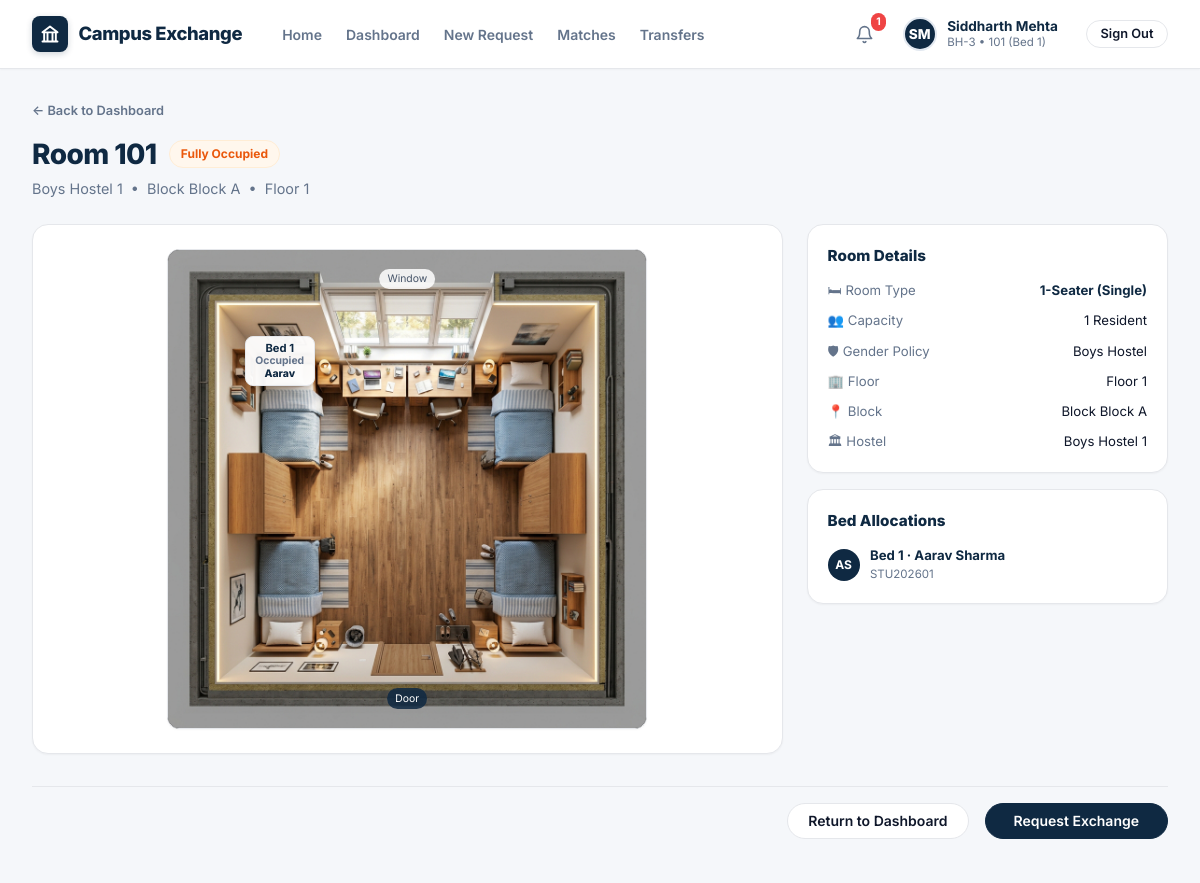
The app's page /rooms/ (signed in) with its own data.
### accounts/models.py (models this page shows, shortened)
class User(AbstractUser):
    class Role(models.TextChoices):
        STUDENT = 'student', 'Student'
        WARDEN = 'warden', 'Hostel Warden'
        CHIEF_WARDEN = 'chief_warden', 'Chief Warden'
        ADMIN = 'admin', 'Hostel Administrator'
        DSW = 'dsw', 'Dean of Student Welfare (DSW)'
    class Gender(models.TextChoices):
        MALE = 'M', 'Male'
        FEMALE = 'F', 'Female'
        OTHER = 'O', 'Other'
    university_id = models.CharField(max_length=30, unique=True, db_index=True)
    role = models.CharField(max_length=20, choices=Role.choices, default=Role.STUDENT, db_index=True)
    phone = models.CharField(max_length=20, blank=True)
    gender = models.CharField(max_length=1, choices=Gender.choices, default=Gender.MALE)
    has_fee_clearance = models.BooleanField(default=True, help_text="Verified student fee clearance")
    has_disciplinary_hold = models.BooleanField(default=False, help_text="Active university disciplinary restriction")
    last_transferred_at = models.DateTimeField(null=True, blank=True, help_text="Timestamp of last completed room swap")
    created_at = models.DateTimeField(auto_now_add=True)
    updated_at = models.DateTimeField(auto_now=True)
    @property
    def is_student(self):
        return self.role == self.Role.STUDENT
    @property
    def is_warden(self):
        return self.role in (self.Role.WARDEN, self.Role.CHIEF_WARDEN)
    @property
    def is_chief_warden(self):
        return self.role == self.Role.CHIEF_WARDEN
    @property
    def is_admin_role(self):
        return self.role == self.Role.ADMIN or self.is_superuser
    @property
    def is_dsw(self):
        return self.role == self.Role.DSW

### hostel/models.py (models this page shows, shortened)
class Bed(models.Model):
    class OccupancyStatus(models.TextChoices):
        VACANT = 'VACANT', 'Vacant'
        OCCUPIED = 'OCCUPIED', 'Occupied'
        LOCKED_FOR_TRANSFER = 'LOCKED_FOR_TRANSFER', 'Locked for Transfer'
        MAINTENANCE = 'MAINTENANCE', 'Under Maintenance'
    room = models.ForeignKey(Room, on_delete=models.CASCADE, related_name='beds')
    bed_number = models.CharField(max_length=20)
    current_occupant = models.OneToOneField(
        settings.AUTH_USER_MODEL,
        null=True,
        blank=True,
        on_delete=models.SET_NULL,
        related_name='allocated_bed'
    )
    occupancy_status = models.CharField(
        max_length=25,
        choices=OccupancyStatus.choices,
        default=OccupancyStatus.VACANT,
        db_index=True
    )
    class Meta:
        unique_together = ('room', 'bed_number')
        ordering = ['room', 'bed_number']

class Room(models.Model):
    class RoomType(models.TextChoices):
        SINGLE = 'SINGLE', '1-Seater (Single)'
        DOUBLE = 'DOUBLE', '2-Seater (Double Sharing)'
        TRIPLE = 'TRIPLE', '3-Seater (Triple Sharing)'
        FOUR_SHARING = 'FOUR_SHARING', '4-Seater (Quad Sharing)'
        SEVEN_SEATER = 'SEVEN_SEATER', '7-Seater (Dormitory)'
        EIGHT_SEATER = 'EIGHT_SEATER', '8-Seater (Dormitory)'
    block = models.ForeignKey(Block, on_delete=models.CASCADE, related_name='rooms')
    room_number = models.CharField(max_length=20)
    floor = models.IntegerField(default=1)
    room_type = models.CharField(max_length=20, choices=RoomType.choices, default=RoomType.DOUBLE)
    capacity = models.PositiveIntegerField(default=2)
    has_attached_bath = models.BooleanField(default=False)
    has_ac = models.BooleanField(default=False)
    is_active = models.BooleanField(default=True)
    class Meta:
        unique_together = ('block', 'room_number')
        ordering = ['block', 'floor', 'room_number']

class Block(models.Model):
    hostel = models.ForeignKey(Hostel, on_delete=models.CASCADE, related_name='blocks')
    name = models.CharField(max_length=50)
    code = models.CharField(max_length=10)
    class Meta:
        unique_together = ('hostel', 'code')

class Hostel(models.Model):
    class GenderType(models.TextChoices):
        MALE = 'MALE', 'Boys Hostel'
        FEMALE = 'FEMALE', 'Girls Hostel'
        COED = 'COED', 'Co-Ed Residence'
    name = models.CharField(max_length=100, unique=True)
    code = models.CharField(max_length=20, unique=True)
    gender_type = models.CharField(max_length=10, choices=GenderType.choices, default=GenderType.MALE)
    is_active = models.BooleanField(default=True)
    warden = models.ForeignKey(
        settings.AUTH_USER_MODEL,
        null=True,
        blank=True,
        on_delete=models.SET_NULL,
        related_name='managed_hostels'
    )

### exchange/views.py (the view)
# urls.py: path('rooms/', views.room_detail_view, name='room_detail_default'),
def room_detail_view(request, pk=None):
    if pk:
        room = get_object_or_404(Room.objects.select_related('block__hostel').prefetch_related('beds__current_occupant'), id=pk)
    else:
        room = Room.objects.select_related('block__hostel').prefetch_related('beds__current_occupant').first()
    beds = room.beds.all() if room else []
    return render(request, 'exchange/room_detail.html', {
        'room': room,
        'beds': beds
    })

### templates/exchange/room_detail.html (shortened to what this page needs)
{% extends 'base.html' %}
{% load static %}
{% block content %}
<div style="margin-bottom: 0.75rem;">
  <a href="{% url 'dashboard' %}" style="text-decoration: none; font-size: 0.8rem; font-weight: 600; color: var(--text-muted); display: inline-flex; align-items: center; gap: 0.35rem;">
    ← Back to Dashboard
  </a>
</div>
<div class="page-header" style="margin-bottom: 1.5rem;">
  <div class="page-title-group">
    <div style="display: flex; align-items: center; gap: 0.75rem;">
      <h1>Room {{ room.room_number }}</h1>
      {% if room.vacant_beds_count > 0 %}
        <span class="badge badge-green" style="font-size: 0.75rem;">
          {{ room.vacant_beds_count }} Bed{{ room.vacant_beds_count|pluralize }} Vacant
        </span>
      {% else %}
        <span class="badge badge-yellow" style="font-size: 0.75rem;">
          Fully Occupied
        </span>
      {% endif %}
    </div>
    <p>{{ room.block.hostel.name }} &nbsp;•&nbsp; Block {{ room.block.name }} &nbsp;•&nbsp; Floor {{ room.floor }}</p>
  </div>
</div>
<div class="grid-2" style="grid-template-columns: 1.35fr 0.65fr; align-items: start; margin-bottom: 2rem;">
  <div class="card" style="padding: 1.5rem; display: flex; align-items: center; justify-content: center;">
    <div class="floorplan-render-box" style="max-width: 480px;">
      <img src="{% static 'images/room_floorplan_3d.jpg' %}" alt="Room Floorplan" class="floorplan-render-img">
      {% for b in beds %}
        <div class="bed-marker-overlay {% if b.current_occupant == request.user %}bed-marker-you{% elif b.occupancy_status == 'OCCUPIED' %}bed-marker-occupied{% else %}bed-marker-vacant{% endif %} pos-bed-{{ forloop.counter }}">
          <span>{{ b.bed_number }}</span>
          {% if b.current_occupant == request.user %}
            <span style="font-size: 0.7rem; font-weight: 800;">You</span>
          {% elif b.current_occupant %}
            <span style="font-size: 0.65rem; color: #64748B;">Occupied</span>
            <span style="font-size: 0.65rem; font-weight: 800; color: var(--navy-800);">{{ b.current_occupant.first_name|default:b.current_occupant.username }}</span>
          {% else %}
            <span style="font-size: 0.7rem; font-weight: 800; color: #059669;">Vacant</span>
          {% endif %}
        </div>
      {% endfor %}
      <div class="pos-window-tag">Window</div>
      <div class="pos-door-tag">Door</div>
    </div>
  </div>
  <div style="display: flex; flex-direction: column; gap: 1rem;">
    <div class="card" style="padding: 1.25rem;">
      <div style="font-size: 0.95rem; font-weight: 800; color: var(--navy-800); margin-bottom: 0.85rem;">
        Room Details
      </div>
      <div style="display: flex; flex-direction: column; gap: 0.65rem; font-size: 0.825rem;">
        <div style="display: flex; justify-content: space-between;">
          <span style="color: var(--text-muted); display: flex; align-items: center; gap: 0.4rem;">🛏 Room Type</span>
          <strong style="color: var(--navy-800);">{{ room.get_room_type_display }}</strong>
        </div>
        <div style="display: flex; justify-content: space-between;">
          <span style="color: var(--text-muted); display: flex; align-items: center; gap: 0.4rem;">👥 Capacity</span>
          <span>{{ room.capacity }} Resident{{ room.capacity|pluralize }}</span>
        </div>
        <div style="display: flex; justify-content: space-between;">
          <span style="color: var(--text-muted); display: flex; align-items: center; gap: 0.4rem;">🛡 Gender Policy</span>
          <span>{{ room.block.hostel.get_gender_type_display }}</span>
        </div>
        <div style="display: flex; justify-content: space-between;">
          <span style="color: var(--text-muted); display: flex; align-items: center; gap: 0.4rem;">🏢 Floor</span>
          <span>Floor {{ room.floor }}</span>
        </div>
        <div style="display: flex; justify-content: space-between;">
          <span style="color: var(--text-muted); display: flex; align-items: center; gap: 0.4rem;">📍 Block</span>
          <span>Block {{ room.block.name }}</span>
        </div>
        <div style="display: flex; justify-content: space-between;">
          <span style="color: var(--text-muted); display: flex; align-items: center; gap: 0.4rem;">🏛 Hostel</span>
          <span>{{ room.block.hostel.name }}</span>
        </div>
      </div>
    </div>
    <div class="card" style="padding: 1.25rem;">
      <div style="font-size: 0.95rem; font-weight: 800; color: var(--navy-800); margin-bottom: 0.85rem;">
        Bed Allocations
      </div>
      <div style="display: flex; flex-direction: column; gap: 0.85rem;">
        {% for b in beds %}
          <div style="display: flex; align-items: center; gap: 0.65rem;">
            {% if b.current_occupant %}
              <div style="width: 32px; height: 32px; border-radius: 50%; background: #0F2942; color: #FFF; display: flex; align-items: center; justify-content: center; font-size: 0.75rem; font-weight: 700;">
                {{ b.current_occupant.first_name|slice:":1" }}{{ b.current_occupant.last_name|slice:":1" }}
              </div>
              <div>
                <div style="font-size: 0.825rem; font-weight: 700; color: var(--navy-800);">
                  {{ b.bed_number }} · {{ b.current_occupant.get_full_name|default:b.current_occupant.username }}
                </div>
                <div style="font-size: 0.72rem; color: var(--text-muted);">{{ b.current_occupant.university_id }}</div>
              </div>
            {% endif %}
          </div>
        {% empty %}
          <div style="font-size: 0.8rem; color: var(--text-muted);">No beds configured for this room.</div>
        {% endfor %}
      </div>
    </div>
  </div>
</div>
<div style="display: flex; align-items: center; justify-content: flex-end; gap: 1rem; padding: 1rem 0; border-top: 1px solid var(--border-card);">
  <a href="{% url 'dashboard' %}" class="btn btn-outline">
    Return to Dashboard
  </a>
  <a href="{% url 'create_request' %}" class="btn btn-primary" style="padding-left: 1.75rem; padding-right: 1.75rem;">
    Request Exchange
  </a>
</div>
{% endblock %}

### templates/base.html (shortened to what this page needs)
<!DOCTYPE html>
<html lang="en">
<head>
  {% load static %}
  <link rel="stylesheet" href="{% static 'css/style.css' %}">
</head>
<body>
  <header class="top-navbar">
    <div class="navbar-inner">
      <div class="brand-section">
        <a href="{% url 'landing' %}" class="brand-link">
          <div class="brand-crest">
            <svg width="20" height="20" viewBox="0 0 24 24" fill="none" stroke="currentColor" stroke-width="2.3" stroke-linecap="round" stroke-linejoin="round">
              <path d="M3 21h18M3 10h18M5 10v11M19 10v11M9 10v11M15 10v11M12 3l9 7H3z"/>
            </svg>
          </div>
          <div class="brand-title">Campus Exchange</div>
        </a>
        <nav>
          <ul class="nav-menu">
            <li class="nav-item {% if request.path == '/' %}active{% endif %}">
              <a href="{% url 'landing' %}">Home</a>
            </li>
            {% if user.is_authenticated %}
              {% if user.is_student %}
                <li class="nav-item {% if request.path == '/dashboard/' %}active{% endif %}">
                  <a href="{% url 'dashboard' %}">Dashboard</a>
                </li>
                <li class="nav-item {% if request.path == '/exchange-requests/new/' %}active{% endif %}">
                  <a href="{% url 'create_request' %}">New Request</a>
                </li>
                <li class="nav-item {% if '/proposals/' in request.path or request.path == '/matches/' %}active{% endif %}">
                  <a href="{% url 'matches' %}">Matches</a>
                </li>
                <li class="nav-item {% if request.path == '/transfers/' %}active{% endif %}">
                  <a href="{% url 'transfers_list' %}">Transfers</a>
                </li>
              {% endif %}
            {% endif %}
          </ul>
        </nav>
      </div>
      <div class="navbar-controls">
        {% if user.is_authenticated %}
          <a href="{% url 'dashboard' %}" class="nav-icon-bell" title="Notifications" style="position: relative;">
            <svg width="19" height="19" viewBox="0 0 24 24" fill="none" stroke="currentColor" stroke-width="2" stroke-linecap="round" stroke-linejoin="round">
              <path d="M18 8A6 6 0 0 0 6 8c0 7-3 9-3 9h18s-3-2-3-9"></path>
              <path d="M13.73 21a2 2 0 0 1-3.46 0"></path>
            </svg>
            {% if unread_notifications_count > 0 %}
              <span style="position: absolute; top: -3px; right: -3px; background: #EF4444; color: #FFFFFF; font-size: 0.65rem; padding: 1px 5px; border-radius: 10px; font-weight: 700;">{{ unread_notifications_count }}</span>
            {% endif %}
          </a>
          <div class="user-profile-header">
            <div style="width: 34px; height: 34px; border-radius: 50%; background: #0F2942; color: #FFFFFF; display: flex; align-items: center; justify-content: center; font-weight: 800; font-size: 0.85rem; border: 2px solid #E2E8F0; text-transform: uppercase;">
              {{ user.first_name|slice:":1" }}{{ user.last_name|slice:":1"|default:user.username|slice:":1" }}
            </div>
            <div class="user-meta-header">
              <span class="user-name-header">{{ user.get_full_name|default:user.username }}</span>
              <span class="user-sub-header">
                {% if user.is_student %}
                  {% if user_allocated_bed %}
                    {{ user_allocated_bed.room.block.hostel.code }} • {{ user_allocated_bed.room.room_number }} ({{ user_allocated_bed.bed_number }})
                  {% else %}
                    Student • {{ user.university_id }}
                  {% endif %}
                {% elif user.role == 'chief_warden' %}
                  Chief Warden
                {% elif user.role == 'warden' %}
                  Hostel Warden
                {% elif user.role == 'dsw' %}
                  Dean of Student Welfare
                {% elif user.is_admin_role %}
                  Administrator
                {% else %}
                  {{ user.university_id }}
                {% endif %}
              </span>
            </div>
          </div>
          <a href="{% url 'logout' %}" class="btn btn-outline btn-sm" style="margin-left: 0.5rem;">
            Sign Out
          </a>
        {% endif %}
      </div>
    </div>
  </header>
  <main class="main-container">
    {% block content %}{% endblock %}
  </main>
</body>
</html>

### records on screen
User: first_name "S", last_name "M", get_full_name "Siddharth Mehta"
Bed: room.block.hostel.code "BH-3", room.room_number "101", bed_number "Bed 1"
Room: room_number "101", block.hostel.name "Boys Hostel 1", block.name "Block A", floor "1", room_type "1-Seater (Single)", capacity "1", block.hostel.gender_type "Boys Hostel"
Bed: bed_number "Bed 1", current_occupant.first_name "Aarav", current_occupant.first_name "A", current_occupant.last_name "S", current_occupant.get_full_name "Aarav Sharma", current_occupant.university_id "STU202601"

### other values on screen
{{ unread_notifications_count }} "1"
